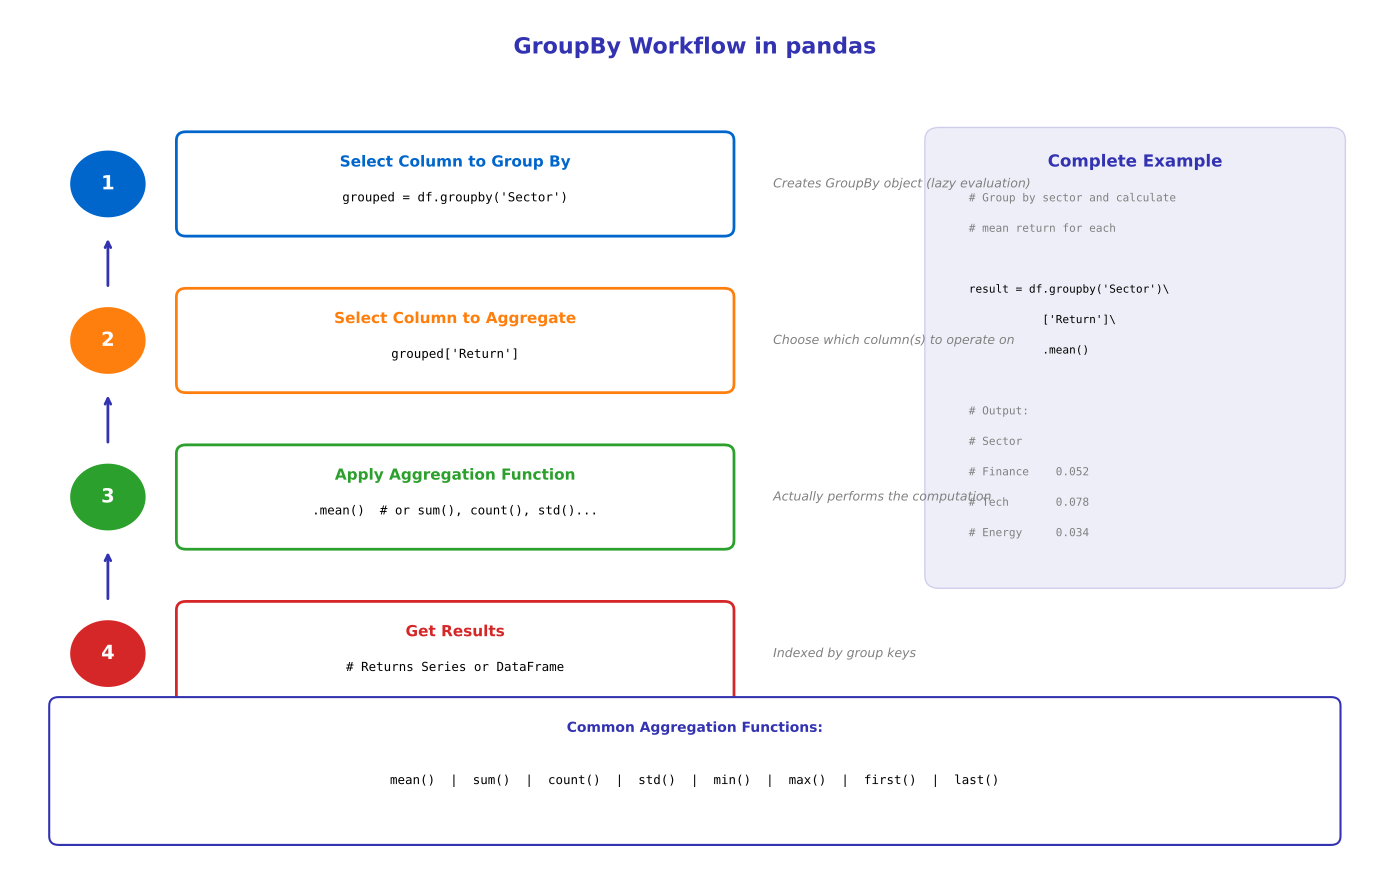

Reproduce this figure in Python.
"""GroupBy Workflow - Step-by-step groupby process"""
import matplotlib.pyplot as plt
import matplotlib.patches as patches
from matplotlib.patches import FancyBboxPatch
import numpy as np
from pathlib import Path

# Standard matplotlib configuration
plt.rcParams.update({
    'font.size': 10,
    'axes.labelsize': 10,
    'axes.titlesize': 11,
    'xtick.labelsize': 9,
    'ytick.labelsize': 9,
    'legend.fontsize': 9,
    'figure.figsize': (10, 6),
    'figure.dpi': 150
})

# Course colors
MLPURPLE = '#3333B2'
MLLAVENDER = '#ADADE0'
MLBLUE = '#0066CC'
MLORANGE = '#FF7F0E'
MLGREEN = '#2CA02C'
MLRED = '#D62728'

fig, ax = plt.subplots(figsize=(14, 9))
ax.set_xlim(0, 14)
ax.set_ylim(0, 10)
ax.axis('off')

# Title
ax.text(7, 9.5, 'GroupBy Workflow in pandas', ha='center',
        fontsize=16, fontweight='bold', color=MLPURPLE)

# Workflow steps
steps = [
    {
        'num': '1', 'title': 'Select Column to Group By',
        'code': "grouped = df.groupby('Sector')",
        'note': 'Creates GroupBy object (lazy evaluation)',
        'color': MLBLUE
    },
    {
        'num': '2', 'title': 'Select Column to Aggregate',
        'code': "grouped['Return']",
        'note': 'Choose which column(s) to operate on',
        'color': MLORANGE
    },
    {
        'num': '3', 'title': 'Apply Aggregation Function',
        'code': ".mean()  # or sum(), count(), std()...",
        'note': 'Actually performs the computation',
        'color': MLGREEN
    },
    {
        'num': '4', 'title': 'Get Results',
        'code': "# Returns Series or DataFrame",
        'note': 'Indexed by group keys',
        'color': MLRED
    },
]

y_start = 8.0
for i, step in enumerate(steps):
    y = y_start - i * 1.8

    # Number circle
    circle = plt.Circle((1, y), 0.4, facecolor=step['color'], edgecolor='white', linewidth=2)
    ax.add_patch(circle)
    ax.text(1, y, step['num'], ha='center', va='center', fontsize=14,
            fontweight='bold', color='white')

    # Step box
    box = FancyBboxPatch((1.8, y-0.5), 5.5, 1, boxstyle="round,pad=0.1",
                         edgecolor=step['color'], facecolor='white', linewidth=2)
    ax.add_patch(box)
    ax.text(4.55, y+0.2, step['title'], ha='center', fontsize=11,
            fontweight='bold', color=step['color'])
    ax.text(4.55, y-0.2, step['code'], ha='center', fontsize=9,
            family='monospace', color='black')

    # Note
    ax.text(7.8, y, step['note'], va='center', fontsize=9, style='italic', color='gray')

    # Arrow to next
    if i < len(steps) - 1:
        ax.annotate('', xy=(1, y-0.6), xytext=(1, y-1.2),
                    arrowprops=dict(arrowstyle='->', color=MLPURPLE, lw=2))

# Complete example on right side
example_box = FancyBboxPatch((9.5, 3.5), 4, 5, boxstyle="round,pad=0.15",
                             edgecolor=MLPURPLE, facecolor=MLLAVENDER, alpha=0.2)
ax.add_patch(example_box)
ax.text(11.5, 8.2, 'Complete Example', ha='center', fontsize=12,
        fontweight='bold', color=MLPURPLE)

code_lines = [
    "# Group by sector and calculate",
    "# mean return for each",
    "",
    "result = df.groupby('Sector')\\",
    "           ['Return']\\",
    "           .mean()",
    "",
    "# Output:",
    "# Sector",
    "# Finance    0.052",
    "# Tech       0.078",
    "# Energy     0.034",
]
for i, line in enumerate(code_lines):
    color = 'gray' if line.startswith('#') else 'black'
    ax.text(9.8, 7.8 - i*0.35, line, fontsize=8, family='monospace', color=color)

# Quick reference at bottom
ref_box = FancyBboxPatch((0.5, 0.5), 13, 1.5, boxstyle="round,pad=0.1",
                         edgecolor=MLPURPLE, facecolor='white', linewidth=1.5)
ax.add_patch(ref_box)
ax.text(7, 1.7, 'Common Aggregation Functions:', ha='center', fontsize=10,
        fontweight='bold', color=MLPURPLE)
funcs = ['mean()', 'sum()', 'count()', 'std()', 'min()', 'max()', 'first()', 'last()']
ax.text(7, 1.1, '  |  '.join(funcs), ha='center', fontsize=9, family='monospace')

plt.tight_layout()
plt.savefig(Path(__file__).parent / 'chart.pdf', dpi=300, bbox_inches='tight')
plt.close()
